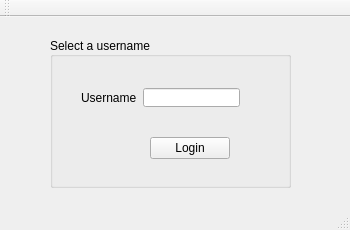
<?xml version="1.0" encoding="UTF-8"?>
<ui version="4.0">
 <class>LoginWindow</class>
 <widget class="QMainWindow" name="LoginWindow">
  <property name="geometry">
   <rect>
    <x>0</x>
    <y>0</y>
    <width>350</width>
    <height>230</height>
   </rect>
  </property>
  <property name="sizePolicy">
   <sizepolicy hsizetype="Fixed" vsizetype="Fixed">
    <horstretch>0</horstretch>
    <verstretch>0</verstretch>
   </sizepolicy>
  </property>
  <property name="windowTitle">
   <string>Welcome!</string>
  </property>
  <widget class="QWidget" name="centralWidget">
   <widget class="QGroupBox" name="groupBox">
    <property name="geometry">
     <rect>
      <x>50</x>
      <y>20</y>
      <width>241</width>
      <height>151</height>
     </rect>
    </property>
    <property name="title">
     <string>Select a username</string>
    </property>
    <property name="alignment">
     <set>Qt::AlignLeading|Qt::AlignLeft|Qt::AlignVCenter</set>
    </property>
    <widget class="QWidget" name="horizontalLayoutWidget">
     <property name="geometry">
      <rect>
       <x>20</x>
       <y>40</y>
       <width>181</width>
       <height>41</height>
      </rect>
     </property>
     <layout class="QHBoxLayout" name="horizontalLayout">
      <item>
       <widget class="QLabel" name="label">
        <property name="text">
         <string>Username</string>
        </property>
       </widget>
      </item>
      <item>
       <widget class="QLineEdit" name="usernameLineEdit"/>
      </item>
     </layout>
    </widget>
    <widget class="QPushButton" name="loginButton">
     <property name="geometry">
      <rect>
       <x>100</x>
       <y>100</y>
       <width>80</width>
       <height>22</height>
      </rect>
     </property>
     <property name="text">
      <string>Login</string>
     </property>
    </widget>
   </widget>
  </widget>
  <widget class="QMenuBar" name="menuBar">
   <property name="geometry">
    <rect>
     <x>0</x>
     <y>0</y>
     <width>350</width>
     <height>19</height>
    </rect>
   </property>
  </widget>
  <widget class="QToolBar" name="mainToolBar">
   <attribute name="toolBarArea">
    <enum>TopToolBarArea</enum>
   </attribute>
   <attribute name="toolBarBreak">
    <bool>false</bool>
   </attribute>
  </widget>
  <widget class="QStatusBar" name="statusBar"/>
 </widget>
 <layoutdefault spacing="6" margin="11"/>
 <resources/>
 <connections/>
</ui>
